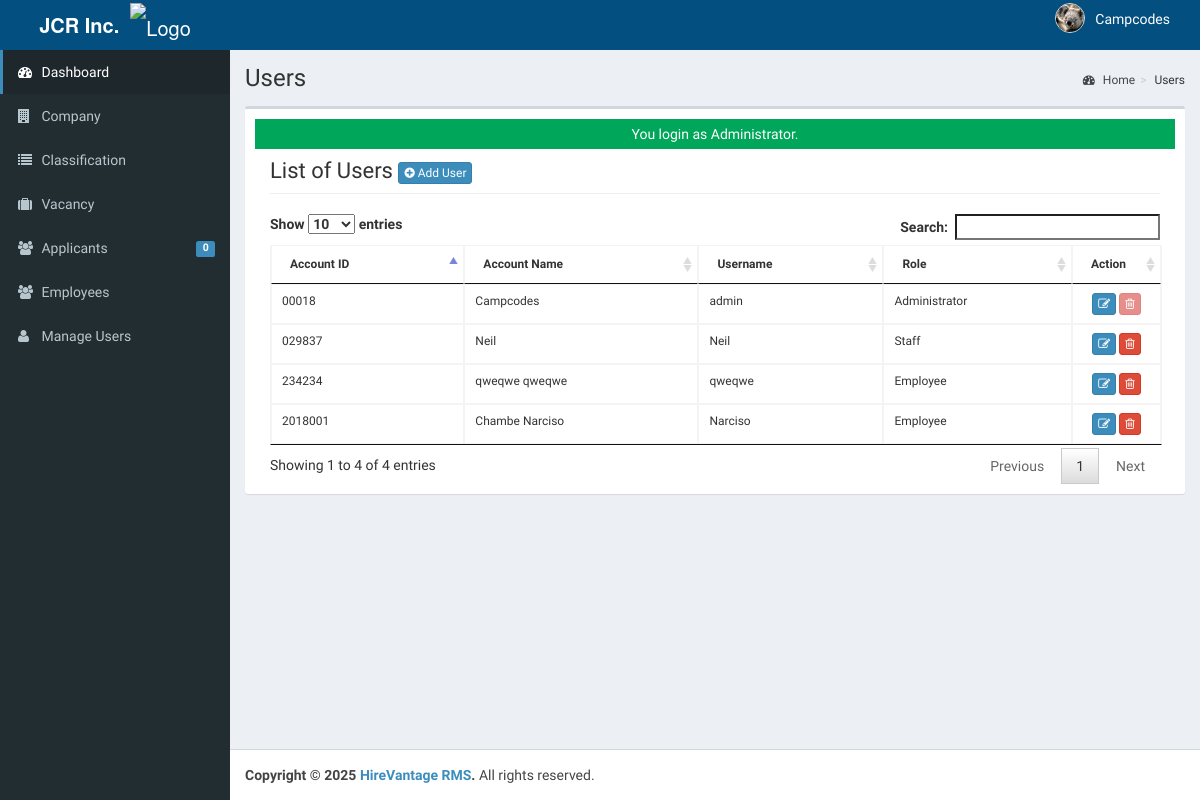
/admin/user/index.php (signed in), run on an earlier commit of the app's database.
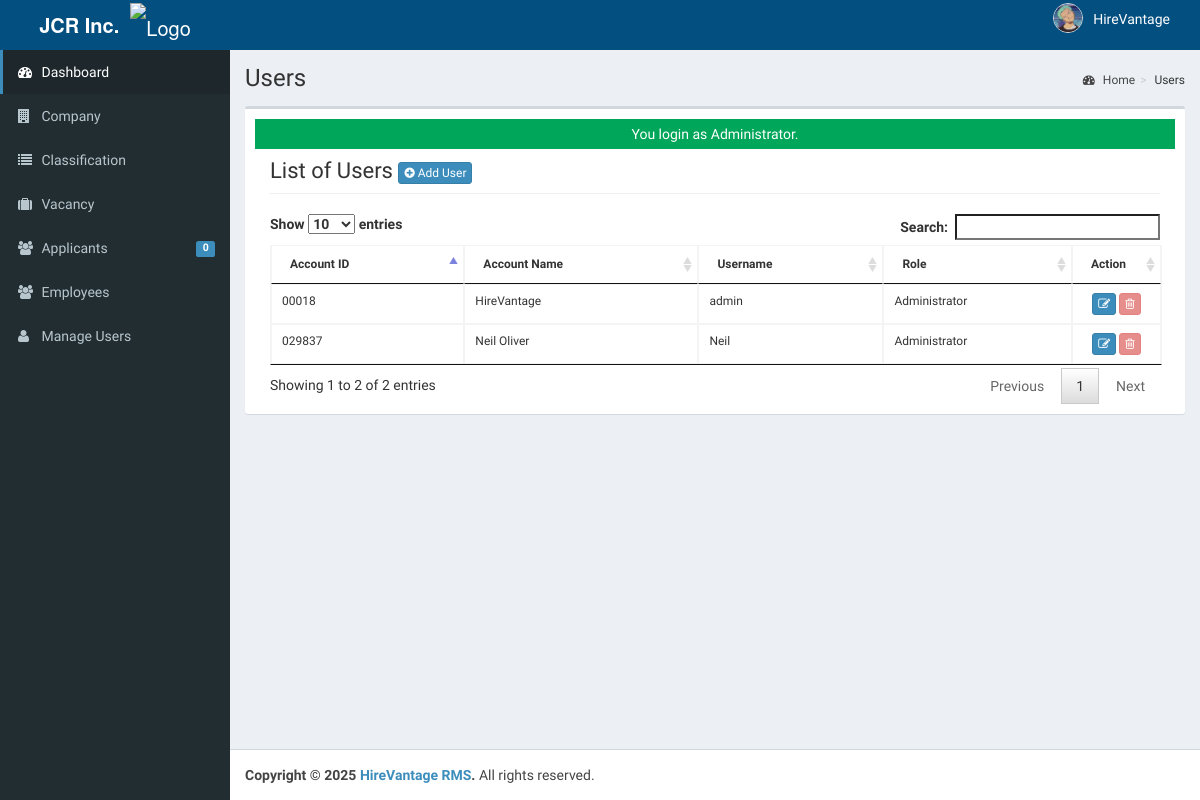
And on a later commit of the database.
### tables this page shows
CREATE TABLE `tblusers` (
  `USERID` varchar(30) NOT NULL,
  `FULLNAME` varchar(40) NOT NULL,
  `USERNAME` varchar(90) NOT NULL,
  `PASS` varchar(90) NOT NULL,
  `ROLE` varchar(30) NOT NULL,
  `PICLOCATION` varchar(255) NOT NULL
);

### admin/user/index.php (called while the page is built, shortened)
<?php
require_once("../../include/initialize.php");
 $title="Users";
require_once ("../theme/admin.php");
?>

### include/database.php (called while the page is built, shortened)
<?php
class Database {
    private $conn;
    private $sql_string = '';
    public function open_connection() {
        $this->conn = new mysqli(server, user, pass, database_name);
    }
    public function setQuery($sql = '') {
        $this->sql_string = $sql;
    }
    public function executeQuery() {
        $result = $this->conn->query($this->sql_string);
        return $result;
    }
    private function confirm_query($result) {
        return $result;
    }
    public function loadResultList($key = '') {
        $cur = $this->executeQuery();
        $array = [];
        while ($row = $cur->fetch_object()) {
            if ($key) {
                $array[$row->$key] = $row;
            } else {
                $array[] = $row;
            }
        }
        return $array;
    }
    public function loadSingleResult() {
        $cur = $this->executeQuery();
        $data = $cur->fetch_object();
        return $data;
    }
}
$mydb = new Database();
?>

### include/accounts.php (called while the page is built, shortened)
<?php
require_once(LIB_PATH.DS.'database.php');
class User {
	protected static  $tblname = "tblusers";
	function single_user($id=""){
			global $mydb;
			$mydb->setQuery("SELECT * FROM ".self::$tblname."
				Where USERID= '{$id}' LIMIT 1");
			$cur = $mydb->loadSingleResult();
			return $cur;
	}
}
?>

### include/function.php (called while the page is built, shortened)
<?php
function currentpage(){
		$this_page = $_SERVER['SCRIPT_NAME'];
	    $bits = explode('/',$this_page);
		 return $bits[3];
	}
		?>

### admin/user/list.php (the view, shortened to what this page needs)
    	 <div class="col-lg-12">
         <h1 class="page-header">List of Users  <a href="index.php?view=add" class="btn btn-primary btn-xs  ">  <i class="fa fa-plus-circle fw-fa"></i> Add User</a>  </h1>
    		</div>
		 	<div class="col-lg-12">
	<table id="dash-table2" class="table  table-bordered table-hover table-responsive" style="font-size:12px;" cellspacing="0">
	  <thead>
	  	<tr>
	  		<th>Account ID</th>
	  		<th>Account Name</th>
	  		<th>Username</th>
	  		<th>Role</th>
	  		<th width="10%" >Action</th>
	  	</tr>
	  </thead>
	  <tbody>
	  	<?php
	  		$mydb->setQuery("SELECT *
								FROM  `tblusers`");
	  		$cur = $mydb->loadResultList();
			foreach ($cur as $result) {
	  		echo '<tr>';
	  		echo '<td>' . $result->USERID.'</a></td>';
	  		echo '<td>' . $result->FULLNAME.'</a></td>';
	  		echo '<td>'. $result->USERNAME.'</td>';
	  		echo '<td>'. $result->ROLE.'</td>';
	  		If($result->USERID==$_SESSION['ADMIN_USERID'] || $result->ROLE=='MainAdministrator' || $result->ROLE=='Administrator') {
	  			$active = "Disabled";
	  		}else{
	  			$active = "";
	  		}
	  		echo '<td align="center" > <a title="Edit" href="index.php?view=edit&id='.$result->USERID.'"  class="btn btn-primary btn-xs  ">  <span class="fa fa-edit fw-fa"></span></a>
	  					 <a title="Delete" href="controller.php?action=delete&id='.$result->USERID.'" class="btn btn-danger btn-xs" '.$active.'><span class="fa fa-trash-o fw-fa"></span> </a>
	  					 </td>';
	  		echo '</tr>';
	  	}
	  	?>
	  </tbody>
	</table>
</div>

### admin/theme/admin.php (shortened to what this page needs)
<!DOCTYPE html>
<html>
    <head>
        <link rel="stylesheet" href="<?php echo web_root;?>bootstrap/css/bootstrap.min.css">
        <link rel="stylesheet" href="<?php echo web_root;?>plugins/font-awesome/css/font-awesome.min.css">
        <link rel="stylesheet" href="<?php echo web_root;?>dist/css/AdminLTE.min.css">
        <link rel="stylesheet" href="<?php echo web_root;?>dist/css/skins/_all-skins.min.css">
        <link rel="stylesheet" href="<?php echo web_root;?>plugins/iCheck/flat/blue.css">
        <link rel="stylesheet" href="<?php echo web_root;?>plugins/morris/morris.css">
        <link rel="stylesheet" href="<?php echo web_root;?>plugins/jvectormap/jquery-jvectormap-1.2.2.css">
        <link href="<?php echo web_root; ?>plugins/datepicker/bootstrap-datetimepicker.min.css" rel="stylesheet" media="screen">
        <link rel="stylesheet" href="<?php echo web_root;?>plugins/dataTables/jquery.dataTables.min.css">
        <link rel="stylesheet" href="<?php echo web_root;?>plugins/bootstrap-wysihtml5/bootstrap3-wysihtml5.min.css">
    </head>
 <body class="hold-transition skin-blue fixed sidebar-mini">
<div class="wrapper">
  <header class="main-header">
    <a href="" class="logo" data-toggle="offcanvas" role="button" style="background-color:#034f80;">
    <span class="logo-lg">
        <b>JCR Inc.</b>&nbsp;
        <img src="<?php echo web_root; ?>admin/logohire2.png" width="25px" alt="Logo"/>
    </span>
</a>
    <nav class="navbar navbar-static-top" role="navigation" style="background-color:#034f80;">
      <div class="navbar-custom-menu">
    <ul class="nav navbar-nav">
        <?php
            $user = New User();
            $singleuser = $user->single_user($_SESSION['ADMIN_USERID']);
            if ($singleuser && isset($singleuser->PICLOCATION) && isset($singleuser->FULLNAME)) {
        ?>
        <li class="dropdown user user-menu" style="padding-right: 20px;">
            <a href="#" class="dropdown-toggle" data-toggle="dropdown" style="display: flex; align-items: center; padding: 5px 10px; border-radius: 5px; transition: background-color 0.3s ease;">
                <img src="<?php echo web_root.'admin/user/'. $singleuser->PICLOCATION;?>" class="user-image" alt="User Image" style="margin-right: 10px; border-radius: 50%; width: 30px; height: 30px; object-fit: cover; border: 1px solid #ddd;">
                <span class="hidden-xs" style="font-weight: 500; "><?php echo $singleuser->FULLNAME; ?></span>
            </a>
        </li>
        <?php
            }
        ?>
    </ul>
</div>
    </nav>
  </header>
  <aside class="main-sidebar">
    <section class="sidebar">
      <ul class="sidebar-menu">
        <li  class="<?php echo (currentpage() == 'index.php') ? "active" : false;?>" >
          <a href="<?php echo web_root ;?>admin/">
            <i class="fa fa-dashboard"></i> <span>Dashboard</span>
          </a>
        </li>
        <li class="<?php echo (currentpage() == 'company') ? "active" : false;?>" >
          <a href="<?php echo web_root ;?>admin/company/">
            <i class="fa fa-building"></i> <span>Company</span>
          </a>
        </li>
        <li class="<?php echo (currentpage() == 'category') ? "active" : false;?>" >
          <a href="<?php echo web_root ;?>admin/category/">
            <i class="fa fa-list"></i> <span>Classification</span>
          </a>
        </li>
        <li class="<?php echo (currentpage() == 'vacancy') ? "active" : false;?>" >
          <a href="<?php echo web_root ;?>admin/vacancy/">
            <i class="fa fa-suitcase"></i> <span>Vacancy</span>
          </a>
        </li>
        <li class="<?php echo (currentpage() == 'applicants') ? "active" : false;?>" >
          <a href="<?php echo web_root ;?>admin/applicants/">
            <i class="fa fa-users"></i> <span>Applicants</span>
            <span class="label label-primary pull-right">
              <?php
                $sql = "SELECT count(*) as 'APPL' FROM `tbljobregistration` WHERE `PENDINGAPPLICATION`=1";
                $mydb->setQuery($sql);
                $pending = $mydb->loadSingleResult();
                echo $pending->APPL;
              ?>
            </span>
          </a>
        </li>
        <li class="<?php echo (currentpage() == 'employee') ? "active" : false;?>" >
          <a href="<?php echo web_root ;?>admin/employee/">
            <i class="fa fa-users"></i> <span>Employees</span>
          </a>
        </li>
         <li class="<?php echo (currentpage() == 'user') ? "active" : false;?>">
          <a href="<?php echo web_root; ?>admin/user/">
            <i class="fa fa-user"></i> <span>Manage Users</span> </a>
        </li>
      </ul>
    </section>
  </aside>
  <div class="content-wrapper">
  <section class="content-header">
      <h1>
        <?php echo isset($title) ? $title : ''; ?>
      </h1>
      <ol class="breadcrumb">
        <?php
          if ($title!='Home') {
            $active_title = '';
            if (isset($_GET['view'])) {
              $active_title = '<li class='.$active_title.'><a href="index.php">'.$title.'</a></li>';
            }else{
              $active_title = '<li class='.$active_title.'>'.$title.'</li>';
            }
            echo '<li><a href='.web_root.'admin/><i class="fa fa-dashboard"></i> Home</a></li>';
            echo  $active_title;
          }
        ?>
      </ol>
    </section>
         <section class="content">
          <div class="row">
            <div class="col-xs-12">
              <div class="box">
                <div class="box-body">
              <?php
               check_message();
               require_once $content;
               ?>
             </div>
             </div>
           </div>
         </div>
         </section>
 </div>
  <footer class="main-footer">
    <strong>Copyright &copy; 2025 <a href="#">HireVantage RMS</a>.</strong> All rights
    reserved.
  </footer>
    </body>
</html>

### include/session.php (shortened to what this page needs)
		<?php
	function check_message(){
		if(isset($_SESSION['message'])){
			if(isset($_SESSION['msgtype'])){
				if ($_SESSION['msgtype']=="info"){
	 				echo  '<div class="alert-info" style="height:30px;text-align:center;padding:5px">'. $_SESSION['message'] . '</div>';
				}elseif($_SESSION['msgtype']=="error"){
					echo  '<div class="alert alert-danger" style="height:30px;text-align:center;padding:5px">' . $_SESSION['message'] . '</div>';
				}elseif($_SESSION['msgtype']=="success"){
					echo  '<div class="alert-success" style="height:30px;text-align:center;padding:5px">' . $_SESSION['message'] . '</div>';
				}
	   		}
		}
	}
?>

What changed in the data, as far as the page shows it:
removed tblusers: USERID "2018001", FULLNAME "Chambe Narciso", USERNAME "Narciso", ROLE "Employee"
removed tblusers: USERID "234234", FULLNAME "qweqwe qweqwe", USERNAME "qweqwe", ROLE "Employee"
changed tblusers "admin": PICLOCATION: a different picture; FULLNAME "Campcodes" → "HireVantage"
changed tblusers "Neil": FULLNAME "Neil" → "Neil Oliver"; ROLE "Staff" → "Administrator"
Also different on the page:
text written by a page script: "Show entries Search: Showing 1 to 4 of 4 entries Previous 1 Next" → "Show entries Search: Showing 1 to 2 of 2 entries Previous 1 Next"
